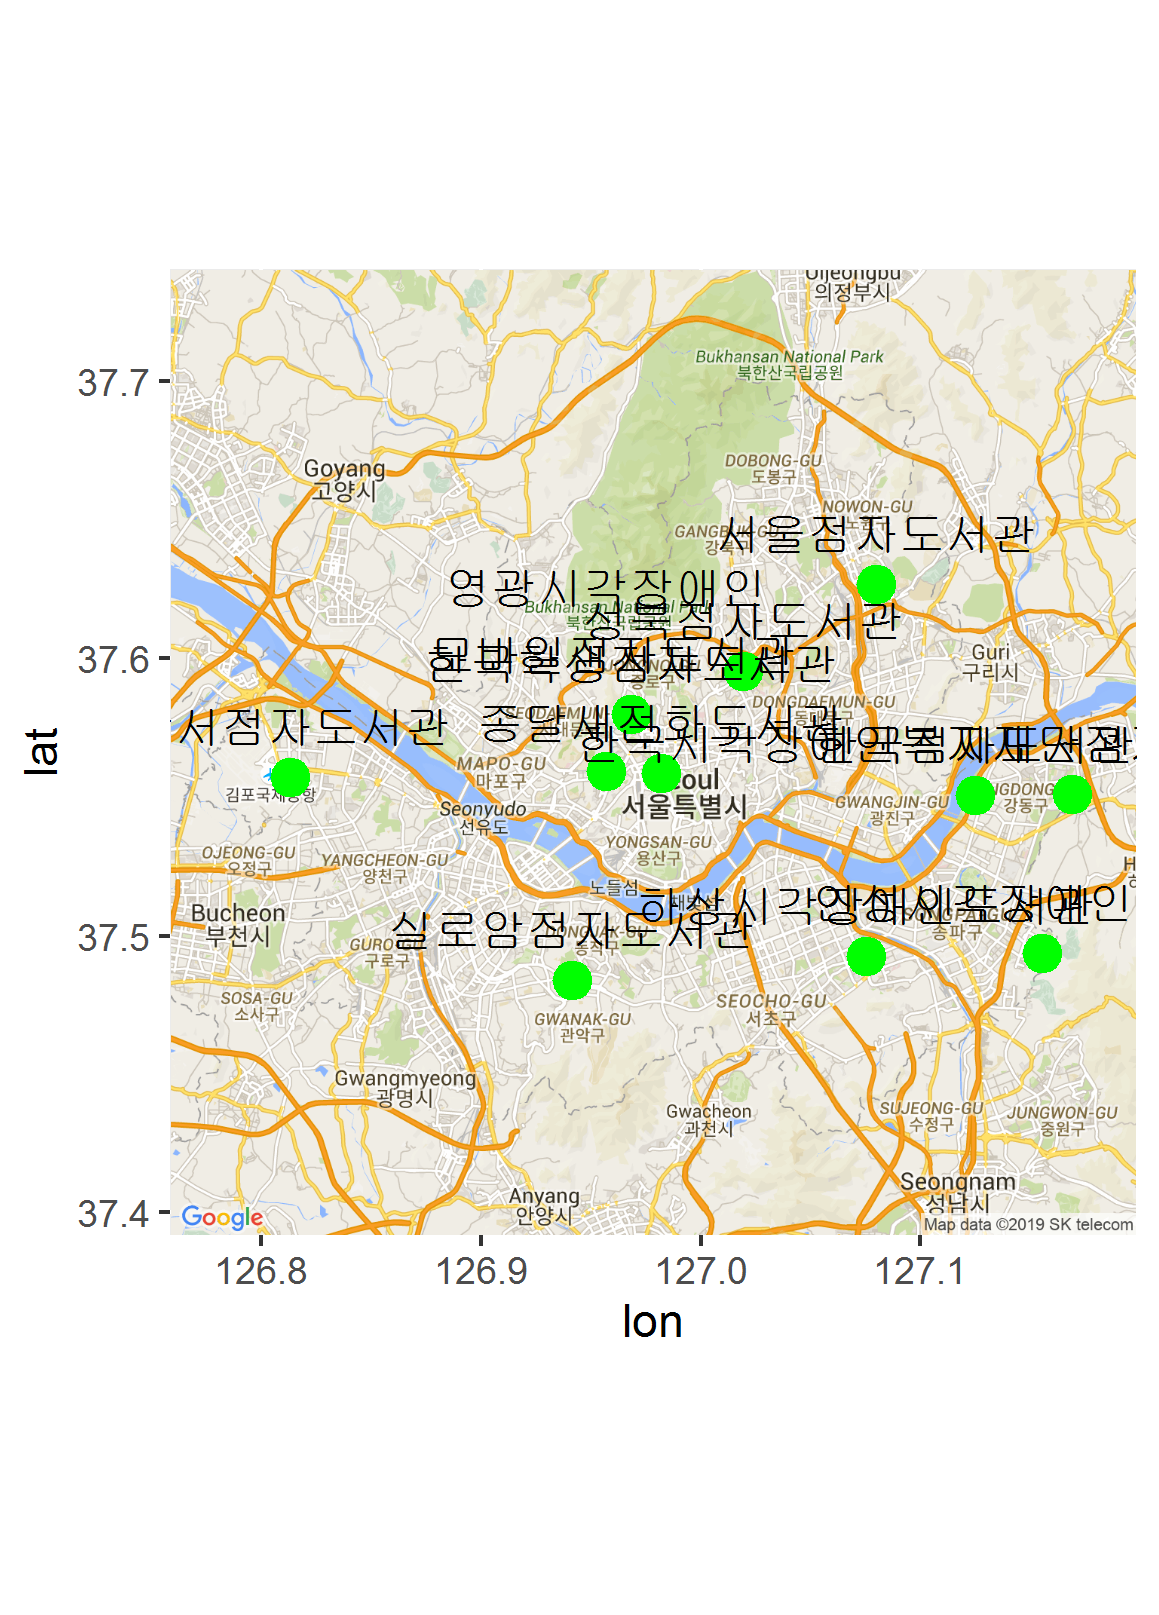

Source code (R):
df <- read.csv("지역별장애인도서관정보.csv", stringsAsFactors=F)

mut_df_add <- mutate_geocode(df_add, address, source="google")
map_korea <- get_map(location="Seoul", zoom=11, maptype="roadmap") 
ggmap(map_korea)+ 
  geom_point(data = df, aes(x = df$LON, y = df$LAT), colour = 'green', size = 4)+
  geom_text(data=df,aes(x = df$LON, y = df$LAT, label=df$도서관명, vjust=-1))
ggsave("map1.png")
